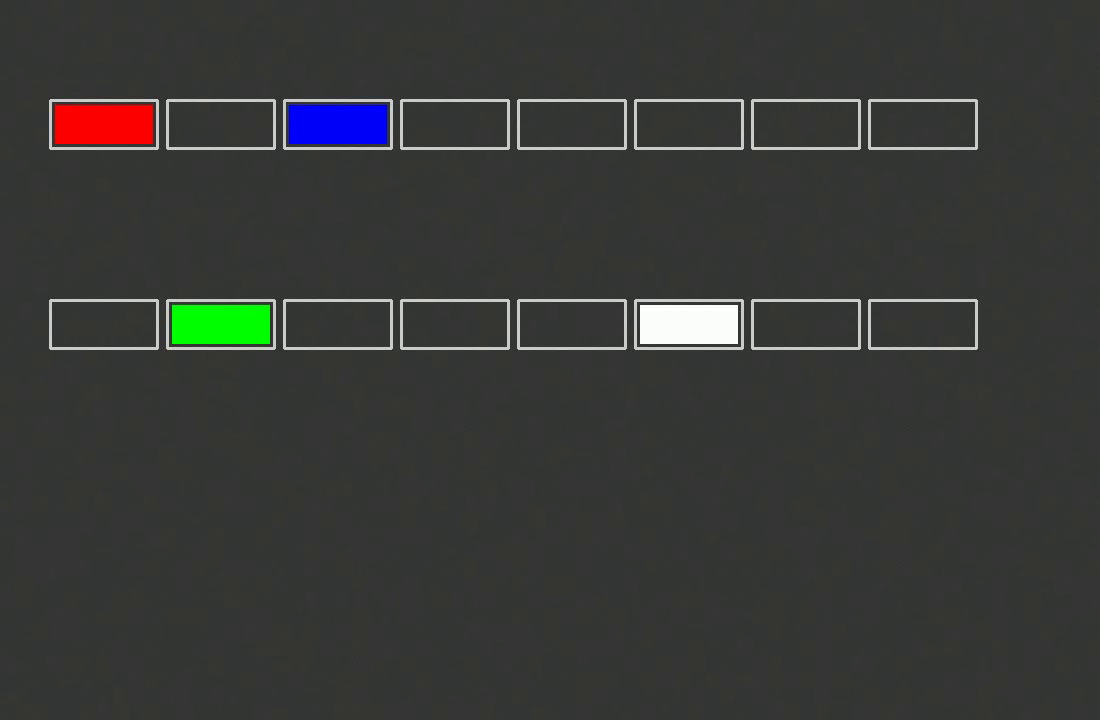
#> input picture frame 10 of parking_video.mp4, 1100 x 720 px
$ python main.py
#> lines starting #> are read from the running program, lines starting #| are printed output that depends on the picture; after the words box and inside, x2 and y2 are one past the last pixel; in counts of white or black regions, pixels touching at a corner belong together
### utils.py
import cv2
import numpy as np

def check_parking_space(img, pos_list, width, height):
    """
    Checks if parking spaces are occupied or vacant.
    :param img: The image to check.
    :param pos_list: List of parking space positions.
    :param width: Width of each parking space.
    :param height: Height of each parking space.
    :return: Count of free spaces and the annotated image.
    """
    space_counter = 0
    for pos in pos_list:
        x, y = pos
        img_crop = img[y:y + height, x:x + width]
        count = cv2.countNonZero(img_crop)

        if count < 900:  # Threshold for vacancy
            color = (0, 255, 0)
            thickness = 5
            space_counter += 1
        else:
            color = (0, 0, 255)
            thickness = 2

        cv2.rectangle(img, (x, y), (x + width, y + height), color, thickness)
        cv2.putText(img, str(count), (x, y + height - 3), cv2.FONT_HERSHEY_SIMPLEX, 0.5, color, 1)

    cv2.putText(img, f'Free: {space_counter}/{len(pos_list)}', (100, 50), cv2.FONT_HERSHEY_SIMPLEX, 1, (0, 255, 0), 2)
    return space_counter, img

### main.py
import cv2
import pickle
import numpy as np
from utils import check_parking_space

# Video feed
cap = cv2.VideoCapture('parking_video.mp4')

# Load parking space positions
try:
    with open('CarParkPos', 'rb') as f:
        pos_list = pickle.load(f)
except FileNotFoundError:
    pos_list = []

width, height = 107, 48

def main():
    while True:
        if cap.get(cv2.CAP_PROP_POS_FRAMES) == cap.get(cv2.CAP_PROP_FRAME_COUNT):
            cap.set(cv2.CAP_PROP_POS_FRAMES, 0)

        success, img = cap.read()
#> img is the input picture: shape (720, 1100, 3); mean B, G, R 55.6, 57.4, 56.2
        if not success:
            break

        img_gray = cv2.cvtColor(img, cv2.COLOR_BGR2GRAY)
        img_blur = cv2.GaussianBlur(img_gray, (3, 3), 1)
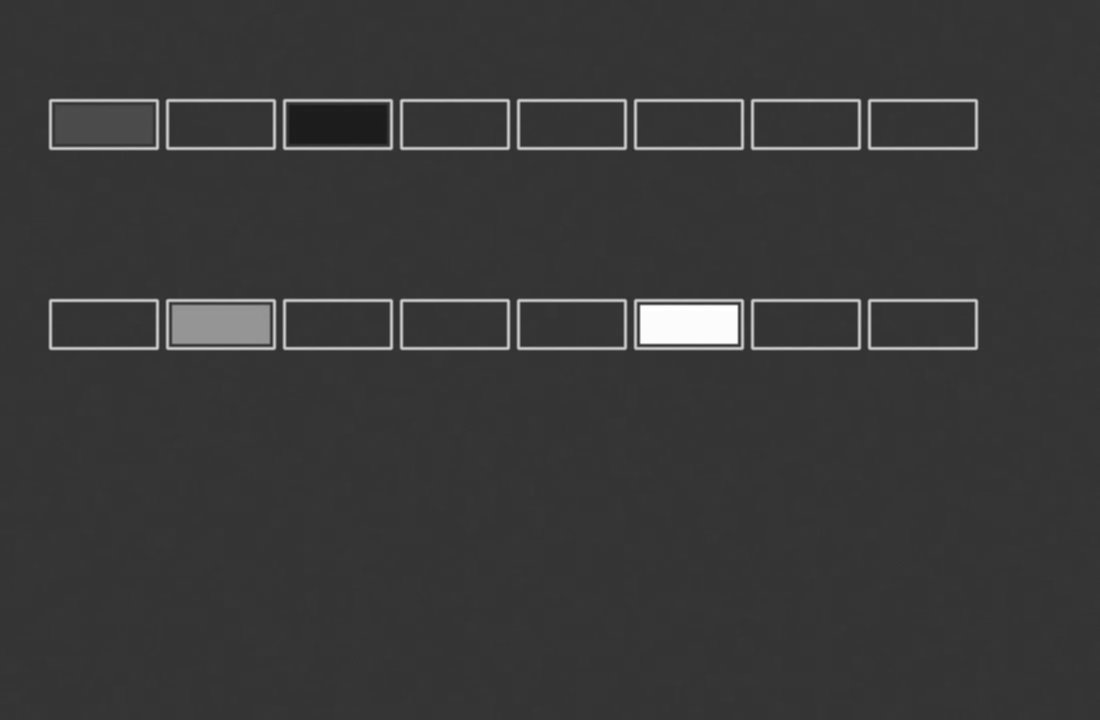
#> img_blur: shape (720, 1100); min 27, max 254, mean 56.8
        img_threshold = cv2.adaptiveThreshold(img_blur, 255, cv2.ADAPTIVE_THRESH_GAUSSIAN_C,
                                             cv2.THRESH_BINARY_INV, 25, 16)
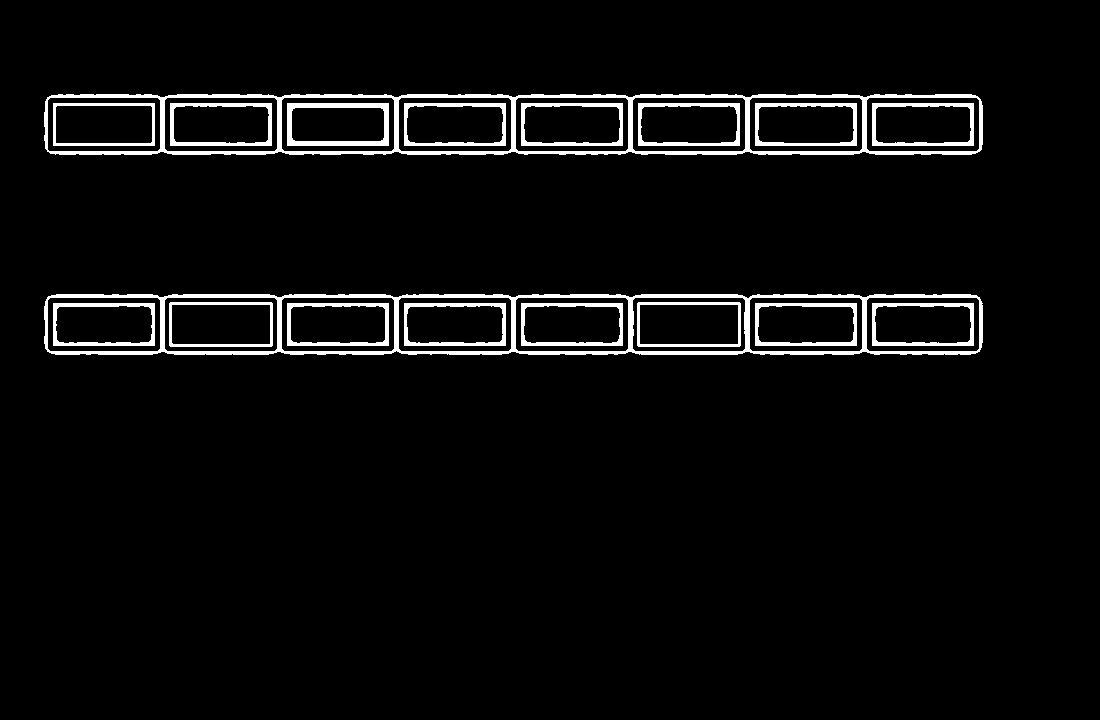
#> img_threshold: shape (720, 1100); 4.3% white; 18 white regions, largest, box (x1, y1, x2, y2) and area: (44, 294, 983, 355) 8970, (44, 94, 983, 155) 8785, (287, 103, 389, 146) 1370
        img_median = cv2.medianBlur(img_threshold, 5)
#> img_median: shape (720, 1100); 4.3% white; 18 white regions, largest, box (x1, y1, x2, y2) and area: (44, 294, 983, 355) 9010, (44, 94, 983, 155) 8813, (287, 103, 389, 146) 1362
        kernel = np.ones((3, 3), np.uint8)
        img_dilate = cv2.dilate(img_median, kernel, iterations=1)
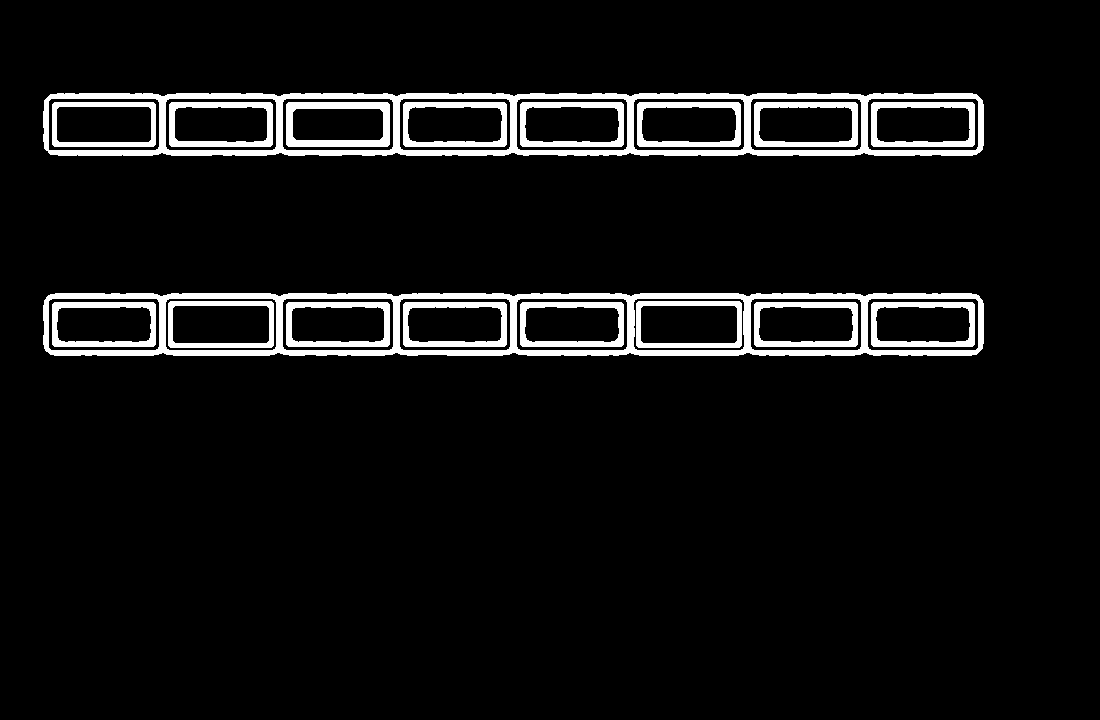
#> img_dilate: shape (720, 1100); 6.7% white; 18 white regions, largest, box (x1, y1, x2, y2) and area: (43, 293, 984, 356) 13782, (43, 93, 984, 156) 13598, (286, 102, 390, 147) 1902

        free_spaces, img_annotated = check_parking_space(img_dilate, pos_list, width, height)
#> after the loop in check_parking_space, `for pos in pos_list:`: space_counter = 0
#> free_spaces = 0

        # Show original image with annotations
        # Note: In a real environment, we would use cv2.imshow
        # For this simulation, we'll just process the frames.

        # cv2.imshow("Image", img)
        # if cv2.waitKey(1) & 0xFF == ord('q'):
        #     break

    cap.release()
    cv2.destroyAllWindows()

if __name__ == "__main__":
    main()

$ run again, starting later in the video
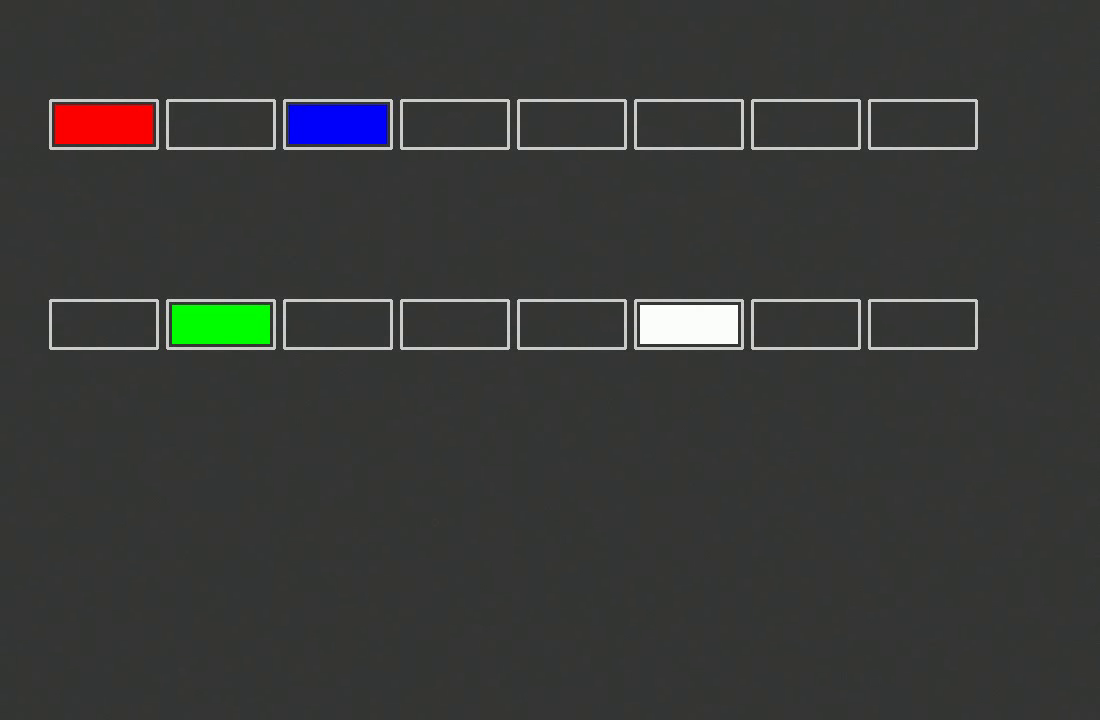
#> input picture frame 45 of parking_video.mp4, 1100 x 720 px
#> in main, img is the input picture: shape (720, 1100, 3); mean B, G, R 55.8, 57.3, 56.3
#> in main, `img_threshold = cv2.adaptiveThreshold(img_blur, 255, cv2.ADAPTIVE_THRE..`:
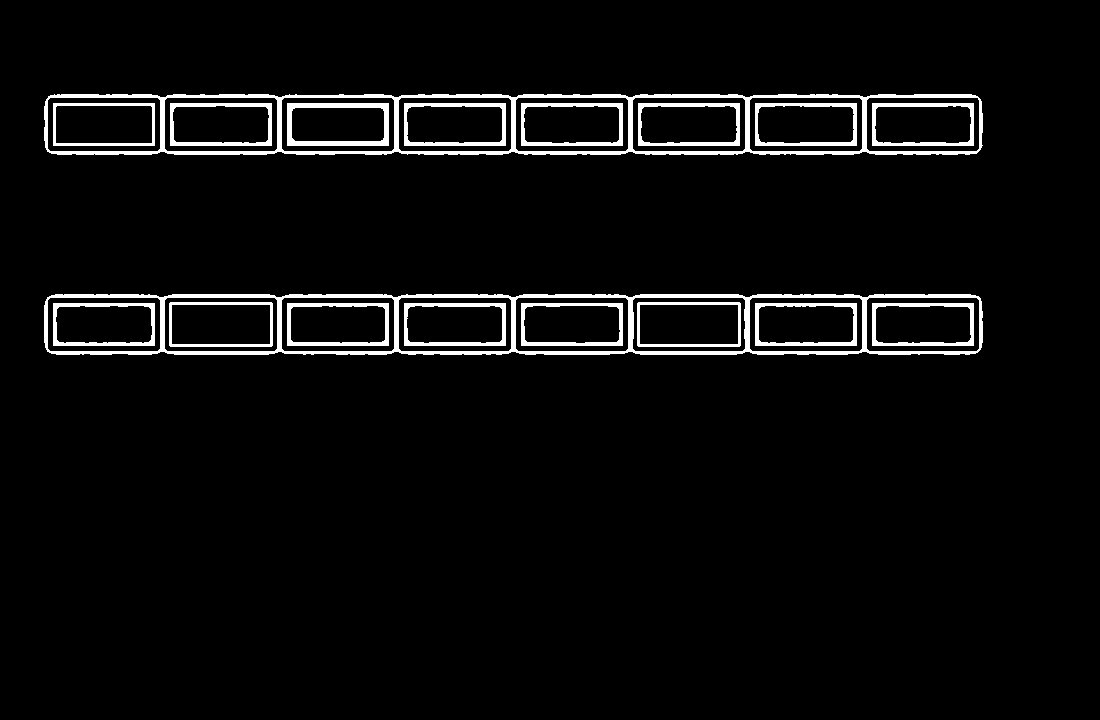
#> img_threshold: shape (720, 1100); 4.3% white; 18 white regions, largest, box (x1, y1, x2, y2) and area: (44, 294, 983, 355) 9026, (44, 94, 983, 155) 8795, (287, 103, 389, 146) 1371
#> img_median: shape (720, 1100); 4.4% white; 18 white regions, largest, box (x1, y1, x2, y2) and area: (44, 294, 983, 355) 9070, (44, 94, 983, 155) 8828, (287, 103, 389, 146) 1364
#> in main, `img_dilate = cv2.dilate(img_median, kernel, iterations=1)`:
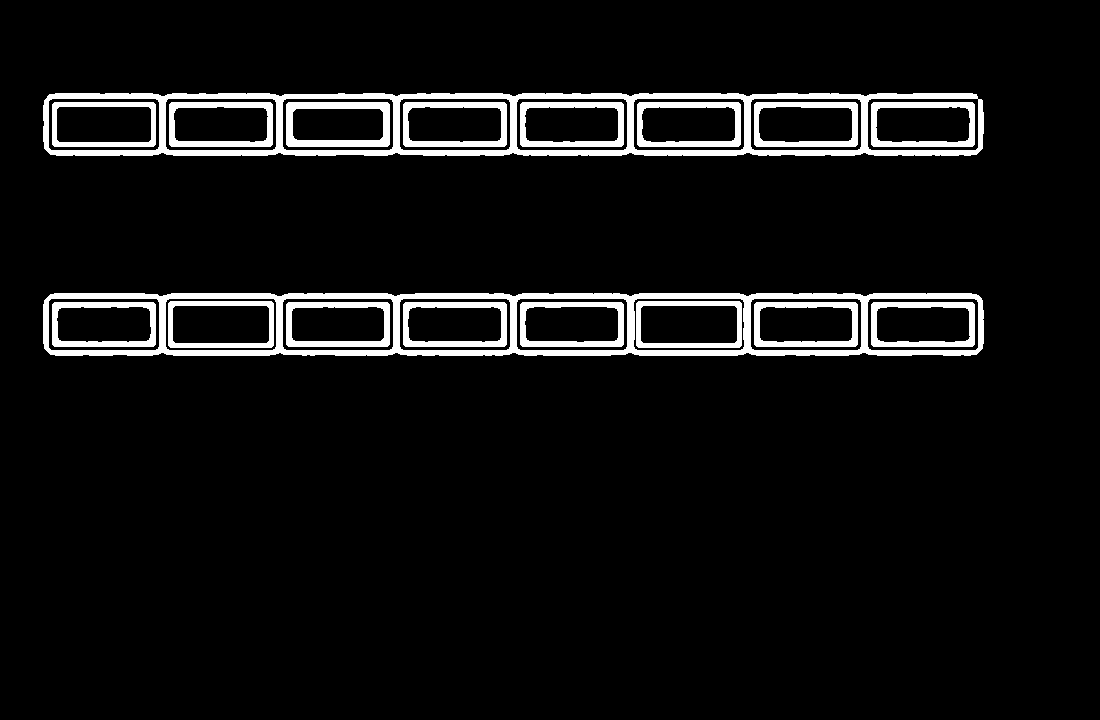
#> img_dilate: shape (720, 1100); 6.7% white; 18 white regions, largest, box (x1, y1, x2, y2) and area: (43, 293, 984, 356) 13822, (43, 93, 984, 156) 13596, (286, 102, 390, 147) 1904
#> after the loop in check_parking_space, `for pos in pos_list:`: space_counter = 0

$ run again, starting later in the video
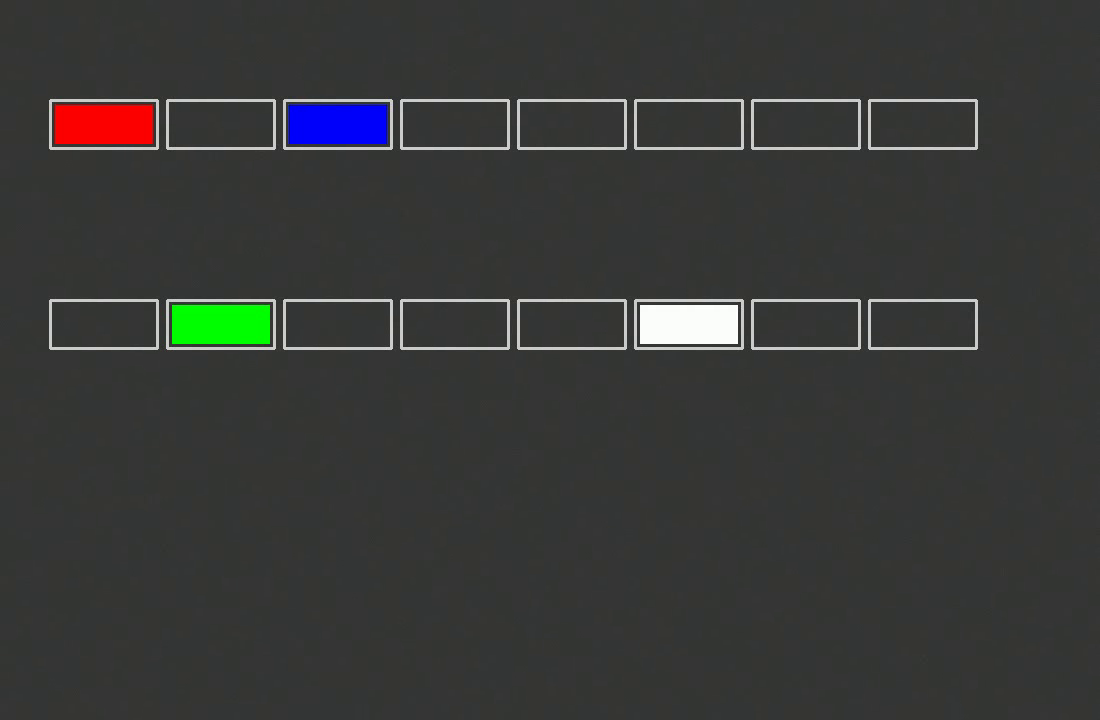
#> input picture frame 80 of parking_video.mp4, 1100 x 720 px
#> in main, img is the input picture: shape (720, 1100, 3); mean B, G, R 55.9, 57.4, 56.3
#> in main, `img_threshold = cv2.adaptiveThreshold(img_blur, 255, cv2.ADAPTIVE_THRE..`:
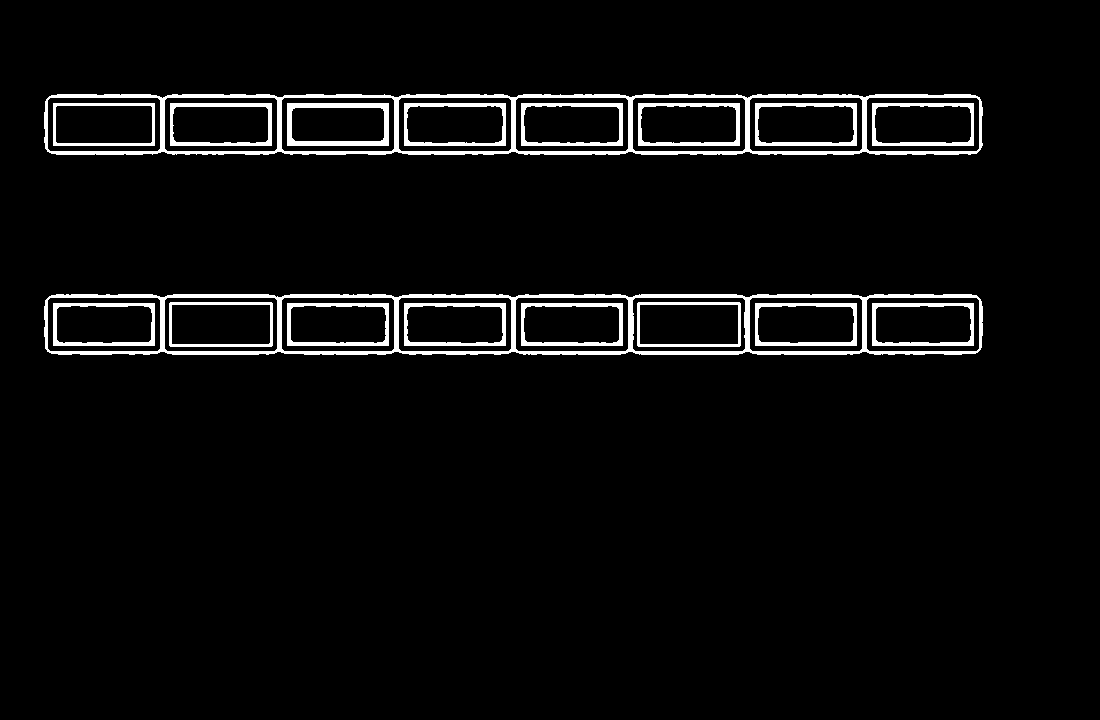
#> img_threshold: shape (720, 1100); 4.3% white; 18 white regions, largest, box (x1, y1, x2, y2) and area: (44, 294, 983, 355) 8980, (44, 94, 983, 155) 8785, (287, 103, 389, 146) 1371
#> img_median: shape (720, 1100); 4.3% white; 18 white regions, largest, box (x1, y1, x2, y2) and area: (44, 294, 983, 355) 9032, (44, 94, 983, 155) 8831, (287, 103, 389, 146) 1364
#> in main, `img_dilate = cv2.dilate(img_median, kernel, iterations=1)`:
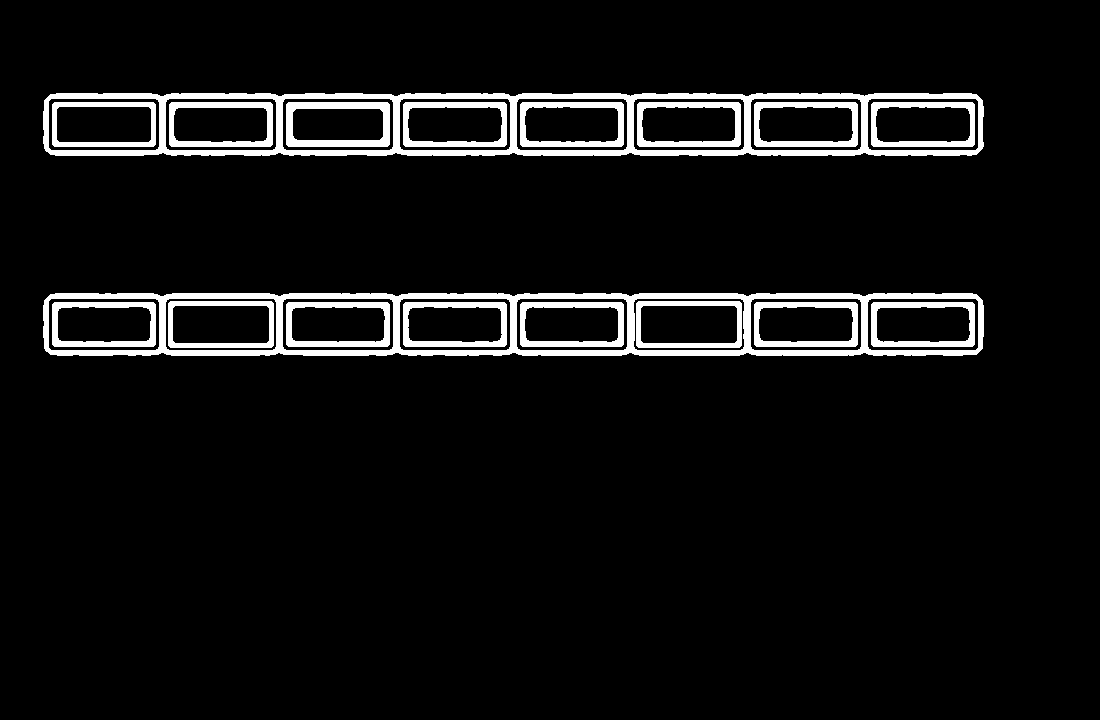
#> img_dilate: shape (720, 1100); 6.7% white; 18 white regions, largest, box (x1, y1, x2, y2) and area: (43, 293, 984, 356) 13799, (43, 93, 984, 156) 13612, (286, 102, 390, 147) 1904
#> after the loop in check_parking_space, `for pos in pos_list:`: space_counter = 0
